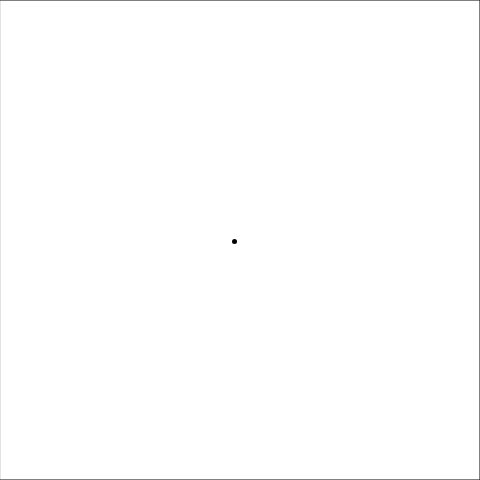
Frame 1 (no input)
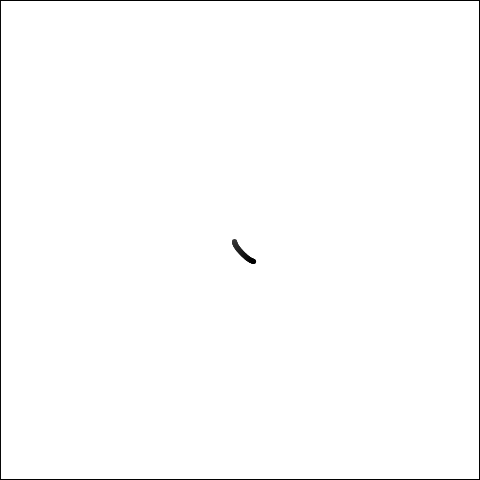
Frame 60 (no input)
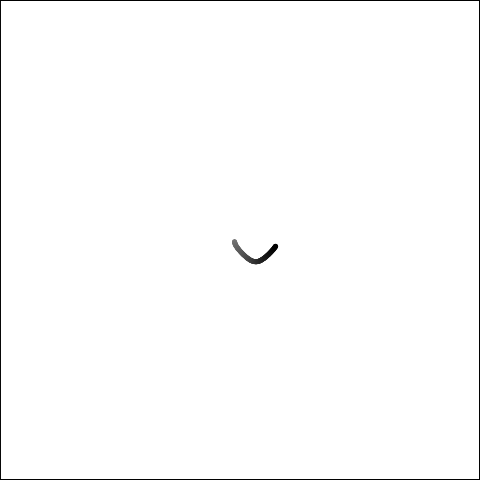
Frame 120 (the mouse pressed at the canvas centre since frame 60)

The p5.js sketch that drew these frames (run headless with seeded random() and noise() and a simulated clock; from frame 60 on, the mouse is pressed at the canvas centre):

// p5.js sketch
// ── sketch.js
var x,y;

var lastTime = 0;

// 函数setup() ：准备阶段
function setup() 
{
	createCanvas(480,480);
	

	x = -5.55;
	y = 1.25;
	lastTime = getTime();
	//lastTime = 0.0;
}

// 函数draw()：作画阶段
function draw() {
	fill(255,1);
	rect(0,0,width,height);

	var tNow = getTime(); // 当前时刻
	var dt = tNow - lastTime; // 时差

	var dx = 25*sin(0.1*y) * dt;
	var dy = 25*cos(0.1*x) * dt;

	x += dx;
	y += dy;

	push();
	translate(width/2,height/2);
	translate(x,y);
	scale(50,50);
	fill(0);// 填充白色
	noStroke();
	ellipse(0,0,0.1,0.1); // 画圆形
	pop();

	lastTime = tNow;// 记录时刻
}


function getTime()
{
	return millis()/1000;
}
